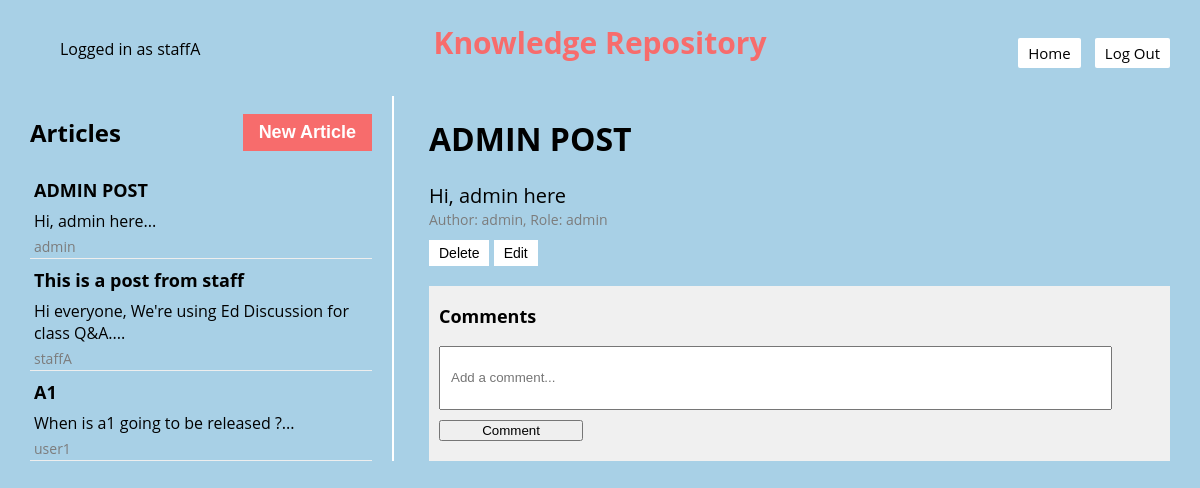
/knowledge-repository/1 (signed in), run on the app's committed database.
### models.py (models this page shows)
class Base(DeclarativeBase):
    pass

class Article(Base):
    __tablename__ = "article"
    id: Mapped[int] = mapped_column(Integer, primary_key=True)
    title: Mapped[str] = mapped_column(String(100), nullable=False)
    content: Mapped[str] = mapped_column(Text, nullable=False)
    author_id: Mapped[int] = mapped_column(Integer, ForeignKey('user.username'), nullable=False)
    comments = relationship('Comment', backref='article', lazy='dynamic')
    user = relationship("User", foreign_keys=[author_id])

### app.py (the view)
@app.route("/knowledge-repository", defaults={'article_id': None})
@app.route("/knowledge-repository/<int:article_id>")
def knowledge_repository(article_id):
    username = session.get("username")
    if username is None:
        return redirect(url_for('login'))  # Redirect to login page
    articles = db.get_all_articles()
    selected_article = db.get_article(article_id) if article_id else None
    user = db.get_user(username)
    user_role = user.role.name if hasattr(user.role, 'name') else str(user.role)
    if selected_article != None:
        author_role = db.get_user_role(selected_article.author_id)
    else:
        author_role = "student"
    return render_template('knowledge_repository.jinja', username=username, articles=articles, selected_article=selected_article, author_role=author_role, user_role=user_role)

### app.py (called while the page is built)
def csp_policy_string(policy_dict):
    return "; ".join([f"{key} {' '.join(val) if isinstance(val, list) else val}" for key, val in policy_dict.items()])

@app.after_request
def apply_csp(response):
    policy = {
    "default-src": "'self'",
    "script-src": [
        "'self'",
        "https://cdnjs.cloudflare.com",  # Allow scripts from CDN for Crypto-JS
        "https://cdn.jsdelivr.net",
        "'unsafe-inline'"
    ],
    "style-src": "'self' 'unsafe-inline'",  # Allows inline styles;
    "img-src": "'self'",
    "connect-src": "'self'",  # Restricts the URLs which can be loaded using script interfaces
    "font-src": "'self'",  # Fonts loading
    "object-src": "'none'",  # Prevents object, embed, and applet elements from rendering
    "frame-ancestors": "'none'"  # Protects against clickjacking
}
    response.headers['Content-Security-Policy'] = csp_policy_string(policy)
    return response

### db.py (called while the page is built)
def get_user(username: str):
    with Session(engine) as session:
        return session.get(User, username)

def get_all_articles():
    with Session(engine) as session:
        articles = session.query(Article).all()
        return articles

def get_article(article_id):
    with Session(engine) as session:
        return session.query(Article).filter(Article.id == article_id).first()

def get_user_role(username):
    with Session(engine) as session:
        user = session.query(User).filter(User.username == username).first()
        if user:
            return user.role.value
        else:
            return None  # Return None if the user is not found

### templates/knowledge_repository.jinja (shortened to what this page needs)
{% extends 'base.jinja' %}
{% block content %}
<nav style="padding: 2px 0; overflow: auto;">
    <div style="float: left;">
        <ul>
            <li class="username" style="display: inline-block;">Logged in as {{ username }}</li>
        </ul>
    </div>
        <div style="text-align: center; position: absolute; left: 50%; transform: translateX(-50%);">
        <h1 style="margin: 0; font-size: 30px; color: #F76C6c; ">Knowledge Repository</h1>
    </div>
    <div style="float: right;">
        <ul>
            <li style="display: inline-block;"><button onclick="location.href='{{ url_for('home') }}'">Home</button></li>
            <button onclick="confirmLogout()">Log Out</button>
        </ul>
    </div>
</nav>
<div class="container">
    <div class="sidebar">
        <div class="sidebar-header">
            <h2>Articles</h2>
            <button class="new-article" id="newArticleBtn">New Article</button>
        </div>
        {% for article in articles %}
            <div class="article-preview" onclick="location.href='{{ url_for('knowledge_repository', article_id=article.id) }}'">
                <h3 id="sidebar-title-{{ article.id }}">{{ article.title }}</h3>
                <p id="sidebar-content-{{ article.id }}" style="font-size: 16px; color: black; ; margin: 5px 0;">{{ article.content.split()[:30]|join(' ') }}...</p>
                <p style="font-size: 14px; color: rgb(124, 124, 124); ; margin: 1px 0;">{{ article.author_id }}</p>
            </div>
        {% endfor %}
        </div>
        <div class="main-content">
            {% if selected_article %}
            <h1 id="article-title-{{ selected_article.id }}">{{ selected_article.title }}</h1>
            <p id="article-content-{{ selected_article.id }}" style="font-size: 20px; color: black; ; margin: 1px 0;">{{ selected_article.content }}</p>
            <p style="font-size: 14px; color: rgb(124, 124, 124); ; margin: 1px 0;">Author: {{ selected_article.author_id }}, Role: {{ author_role }}</p>
            {% if user_role == 'ADMIN' or user_role == 'ACADEMIC' or user_role == 'ADMINISTRATIVE' %}
                <button class="button" onclick="deleteArticle({{ selected_article.id }}); event.stopPropagation();" style="vertical-align: top;">
                    Delete
                </button>
            {% endif %}
            {% if username == selected_article.author_id or user_role == 'ADMIN' or user_role == 'ACADEMIC' or user_role == 'ADMINISTRATIVE' %}
                <button class="button" id="edit-button-{{ selected_article.id }}" onclick="enableEditing({{ selected_article.id }})">Edit</button>
            {% endif %}
            <div class="comments">
                <h3>Comments</h3>
                <form action="{{ url_for('add_comment', article_id=selected_article.id) }}" method="post">
                    <input type="text" name="content" placeholder="Add a comment...">
                    <button type="submit">Comment</button>
                </form>
            </div>
            {% endif %}
        </div>
    </div>
{% endblock %}

### templates/knowledge_repository.jinja (style rules this page uses)
html, body { height: 100%; margin: 10px; display: flex; flex-direction: column; font-family: 'Open Sans', sans-serif; background-color: #A8D0E6; }
h2 { font-family: 'Open Sans', sans-serif; }
h3 { font-family: 'Open Sans', sans-serif; color: black; font-size: 18px; margin: 8px 0; }
p { font-family: 'Open Sans', sans-serif; color: black; font-size: 14px; }
.container { display: flex; justify-content: space-between; padding: 10px; }
.sidebar { width: 30%; border-right: 2px solid white; padding-right: 20px; }
.sidebar-header { display: flex; align-items: center; justify-content: space-between; }
.article-preview { cursor: pointer; padding: 1px 4px; border-bottom: 1px solid #eee; font-size: 14px; }
.main-content { width: 65%; padding-left: 20px; }
.comments { margin-top: 20px; background-color: #f0f0f0; padding: 10px; }
nav { overflow: auto padding: 2px 0; }
nav button { font-family: 'Open Sans', sans-serif; padding: 5px 10px; background-color: white; color: black; border: none; border-radius: 2px; cursor: pointer; text-align: center; text-decoration: none; display: inline-block; margin-right: 10px; font-size: 15px; transition: background-color 0.3s, color 0.3s; }
.new-article { padding: 8px 16px; background-color: #F76C6c; color: white; border: none; cursor: pointer; font-size: 18px; font-weight: bold; transition: background-color 0.2s; }
form { width: 100%; display: flex; flex-direction: column; align-items: left; }
form input[type="text"] { margin-top: 10px; width: 90%; padding: 10px; height: 40px; }
form button { margin-top: 10px; margin-bottom: 10px; width: 20%; }
.button { margin-top: 10px; padding: 5px 10px; background-color: white; color: black; border: none; cursor: pointer; font-size: 14px; transition: background-color 0.3s, box-shadow 0.3s; }

### data on the page
Article: title "ADMIN POST", content.split "Hi, admin here", author_id "admin", content "Hi, admin here"
Article: title "This is a post from staff", content.split "Hi everyone, We're using Ed Discussion for class Q&A.", author_id "staffA"
Article: title "A1", content.split "When is a1 going to be released ?", author_id "user1"

### other printed values
{{ username }} "staffA"
{{ author_role }} "admin"
